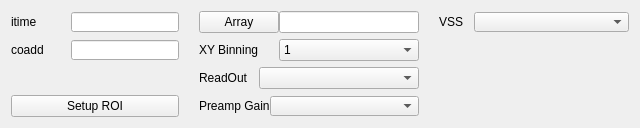
         <widget class="QWidget" name="tabControls_AO_Camera_IXON">
          <attribute name="title">
           <string>IXON</string>
          </attribute>
          <layout class="QGridLayout" name="gridLayout_3">
           <item row="0" column="0">
            <layout class="QGridLayout" name="gridIXON">
             <property name="horizontalSpacing">
              <number>20</number>
             </property>
             <item row="0" column="0">
              <layout class="QHBoxLayout" name="gridIXON_itime">
               <item>
                <widget class="QLabel" name="gridIXON_itime_label">
                 <property name="minimumSize">
                  <size>
                   <width>60</width>
                   <height>0</height>
                  </size>
                 </property>
                 <property name="maximumSize">
                  <size>
                   <width>80</width>
                   <height>20</height>
                  </size>
                 </property>
                 <property name="text">
                  <string>itime</string>
                 </property>
                </widget>
               </item>
               <item>
                <widget class="QLineEdit" name="gridIXON_itime_entry">
                 <property name="sizePolicy">
                  <sizepolicy hsizetype="Expanding" vsizetype="Fixed">
                   <horstretch>0</horstretch>
                   <verstretch>0</verstretch>
                  </sizepolicy>
                 </property>
                 <property name="minimumSize">
                  <size>
                   <width>80</width>
                   <height>0</height>
                  </size>
                 </property>
                 <property name="maximumSize">
                  <size>
                   <width>200</width>
                   <height>20</height>
                  </size>
                 </property>
                </widget>
               </item>
              </layout>
             </item>
             <item row="0" column="2">
              <layout class="QHBoxLayout" name="gridIXON_VSS">
               <item>
                <widget class="QLabel" name="gridIXON_VSS_label">
                 <property name="minimumSize">
                  <size>
                   <width>35</width>
                   <height>20</height>
                  </size>
                 </property>
                 <property name="maximumSize">
                  <size>
                   <width>35</width>
                   <height>20</height>
                  </size>
                 </property>
                 <property name="text">
                  <string>VSS</string>
                 </property>
                </widget>
               </item>
               <item>
                <widget class="QComboBox" name="gridIXON_VSS_combo">
                 <property name="sizePolicy">
                  <sizepolicy hsizetype="Expanding" vsizetype="Fixed">
                   <horstretch>0</horstretch>
                   <verstretch>0</verstretch>
                  </sizepolicy>
                 </property>
                 <property name="minimumSize">
                  <size>
                   <width>155</width>
                   <height>20</height>
                  </size>
                 </property>
                 <property name="maximumSize">
                  <size>
                   <width>200</width>
                   <height>20</height>
                  </size>
                 </property>
                </widget>
               </item>
              </layout>
             </item>
             <item row="2" column="1">
              <layout class="QHBoxLayout" name="gridIXON_ReadOut">
               <item>
                <widget class="QLabel" name="gridIXON_ReadOut_label">
                 <property name="minimumSize">
                  <size>
                   <width>60</width>
                   <height>20</height>
                  </size>
                 </property>
                 <property name="maximumSize">
                  <size>
                   <width>80</width>
                   <height>16777215</height>
                  </size>
                 </property>
                 <property name="text">
                  <string>ReadOut</string>
                 </property>
                </widget>
               </item>
               <item>
                <widget class="QComboBox" name="gridIXON_ReadOut_combo">
                 <property name="sizePolicy">
                  <sizepolicy hsizetype="Expanding" vsizetype="Fixed">
                   <horstretch>0</horstretch>
                   <verstretch>0</verstretch>
                  </sizepolicy>
                 </property>
                 <property name="minimumSize">
                  <size>
                   <width>120</width>
                   <height>20</height>
                  </size>
                 </property>
                 <property name="maximumSize">
                  <size>
                   <width>200</width>
                   <height>16777215</height>
                  </size>
                 </property>
                </widget>
               </item>
              </layout>
             </item>
             <item row="1" column="1">
              <layout class="QHBoxLayout" name="gridIXON_XYbinning">
               <item>
                <widget class="QLabel" name="gridIXON_XYbinning_label">
                 <property name="minimumSize">
                  <size>
                   <width>60</width>
                   <height>20</height>
                  </size>
                 </property>
                 <property name="maximumSize">
                  <size>
                   <width>80</width>
                   <height>16777215</height>
                  </size>
                 </property>
                 <property name="text">
                  <string>XY Binning</string>
                 </property>
                </widget>
               </item>
               <item>
                <widget class="QComboBox" name="gridIXON_XYbinning_combo">
                 <property name="minimumSize">
                  <size>
                   <width>120</width>
                   <height>0</height>
                  </size>
                 </property>
                 <item>
                  <property name="text">
                   <string>1</string>
                  </property>
                 </item>
                 <item>
                  <property name="text">
                   <string>2</string>
                  </property>
                 </item>
                 <item>
                  <property name="text">
                   <string>4</string>
                  </property>
                 </item>
                </widget>
               </item>
              </layout>
             </item>
             <item row="0" column="1">
              <layout class="QHBoxLayout" name="gridIXON_Array">
               <item>
                <widget class="QPushButton" name="gridIXON_Array_button">
                 <property name="minimumSize">
                  <size>
                   <width>60</width>
                   <height>20</height>
                  </size>
                 </property>
                 <property name="maximumSize">
                  <size>
                   <width>80</width>
                   <height>16777215</height>
                  </size>
                 </property>
                 <property name="text">
                  <string>Array</string>
                 </property>
                </widget>
               </item>
               <item>
                <widget class="QLineEdit" name="gridIXON_Array_entry">
                 <property name="sizePolicy">
                  <sizepolicy hsizetype="Expanding" vsizetype="Fixed">
                   <horstretch>0</horstretch>
                   <verstretch>0</verstretch>
                  </sizepolicy>
                 </property>
                 <property name="minimumSize">
                  <size>
                   <width>140</width>
                   <height>20</height>
                  </size>
                 </property>
                 <property name="maximumSize">
                  <size>
                   <width>200</width>
                   <height>16777215</height>
                  </size>
                 </property>
                </widget>
               </item>
              </layout>
             </item>
             <item row="3" column="1">
              <layout class="QHBoxLayout" name="gridIXON_PreampGain">
               <item>
                <widget class="QLabel" name="gridIXON_PreampGain_label">
                 <property name="minimumSize">
                  <size>
                   <width>60</width>
                   <height>20</height>
                  </size>
                 </property>
                 <property name="maximumSize">
                  <size>
                   <width>80</width>
                   <height>20</height>
                  </size>
                 </property>
                 <property name="text">
                  <string>Preamp Gain</string>
                 </property>
                </widget>
               </item>
               <item>
                <widget class="QComboBox" name="gridIXON_PreampGain_combo">
                 <property name="sizePolicy">
                  <sizepolicy hsizetype="Expanding" vsizetype="Fixed">
                   <horstretch>0</horstretch>
                   <verstretch>0</verstretch>
                  </sizepolicy>
                 </property>
                 <property name="minimumSize">
                  <size>
                   <width>120</width>
                   <height>20</height>
                  </size>
                 </property>
                 <property name="maximumSize">
                  <size>
                   <width>200</width>
                   <height>20</height>
                  </size>
                 </property>
                </widget>
               </item>
              </layout>
             </item>
             <item row="1" column="0">
              <layout class="QHBoxLayout" name="gridIXON_coadd">
               <item>
                <widget class="QLabel" name="gridIXON_coadd_label">
                 <property name="minimumSize">
                  <size>
                   <width>60</width>
                   <height>0</height>
                  </size>
                 </property>
                 <property name="maximumSize">
                  <size>
                   <width>80</width>
                   <height>20</height>
                  </size>
                 </property>
                 <property name="text">
                  <string>coadd</string>
                 </property>
                </widget>
               </item>
               <item>
                <widget class="QLineEdit" name="gridIXON_coadd_entry">
                 <property name="sizePolicy">
                  <sizepolicy hsizetype="Expanding" vsizetype="Fixed">
                   <horstretch>0</horstretch>
                   <verstretch>0</verstretch>
                  </sizepolicy>
                 </property>
                 <property name="minimumSize">
                  <size>
                   <width>80</width>
                   <height>0</height>
                  </size>
                 </property>
                 <property name="maximumSize">
                  <size>
                   <width>200</width>
                   <height>20</height>
                  </size>
                 </property>
                </widget>
               </item>
              </layout>
             </item>
             <item row="3" column="0">
              <widget class="QPushButton" name="gridIXON_ROI_button">
               <property name="text">
                <string>Setup ROI</string>
               </property>
              </widget>
             </item>
            </layout>
           </item>
          </layout>
         </widget>
